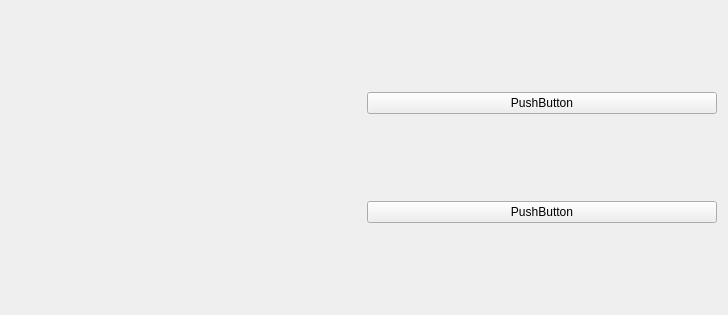
<?xml version="1.0" encoding="UTF-8"?>
<ui version="4.0">
 <class>FunctionLibraryItem</class>
 <widget class="QWidget" name="FunctionLibraryItem">
  <property name="geometry">
   <rect>
    <x>0</x>
    <y>0</y>
    <width>728</width>
    <height>315</height>
   </rect>
  </property>
  <property name="windowTitle">
   <string>Form</string>
  </property>
  <layout class="QHBoxLayout" name="horizontalLayout">
   <item>
    <widget class="DraggableCustomPlot" name="widget" native="true"/>
   </item>
   <item>
    <layout class="QVBoxLayout" name="verticalLayout">
     <item>
      <widget class="QPushButton" name="pushButton_2">
       <property name="text">
        <string>PushButton</string>
       </property>
      </widget>
     </item>
     <item>
      <widget class="QPushButton" name="pushButton">
       <property name="text">
        <string>PushButton</string>
       </property>
      </widget>
     </item>
    </layout>
   </item>
  </layout>
 </widget>
 <customwidgets>
  <customwidget>
   <class>DraggableCustomPlot</class>
   <extends>QWidget</extends>
   <header>draggablecustomplot.h</header>
   <container>1</container>
  </customwidget>
 </customwidgets>
 <resources/>
 <connections/>
</ui>
